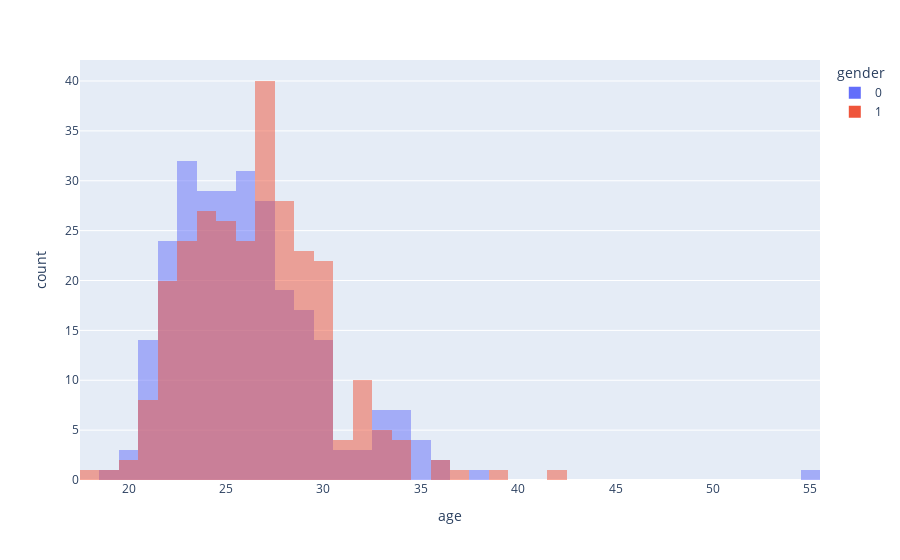
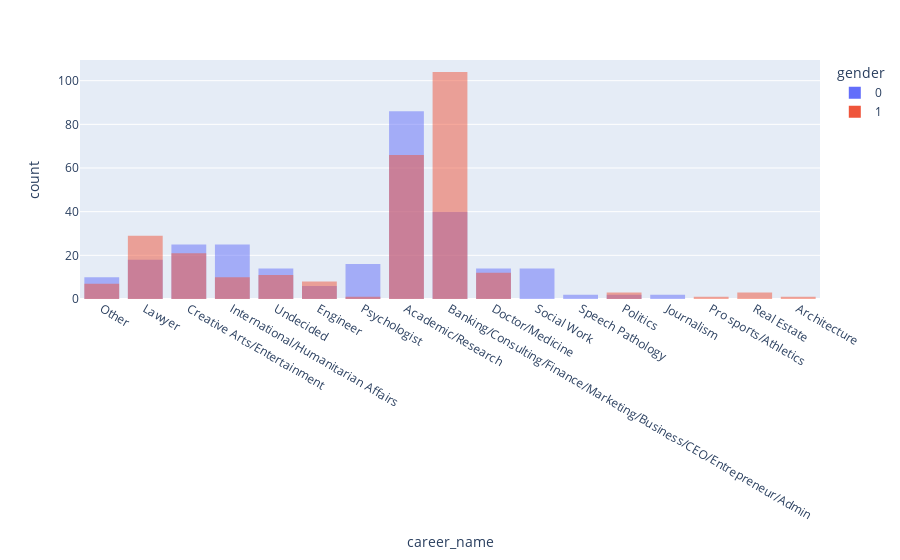
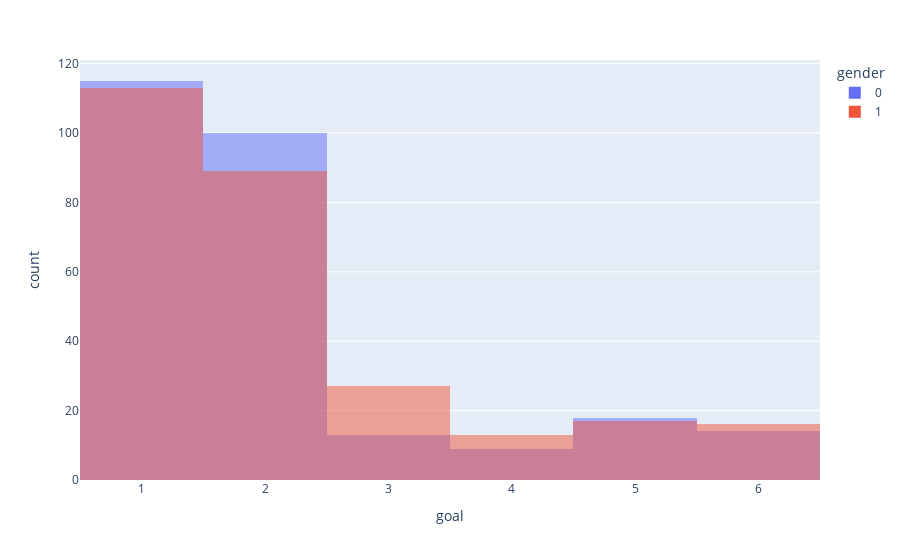

The notebook cell these images were saved under, in order:
### Markdown cell above
## 4. Visualizations

Visualizations in this section are mainly for exploring the data and getting a sense of outputs. Visualizations used on the website are generated from json data created in section 5.

### Code cell
# histogram of frequency of input column
inputs = ['age','career_name','goal']

for input in inputs:
    fig = px.histogram(df_uniq_id, x=input, color='gender', barmode='overlay')
    fig.show()
    #pyo.plot(fig, filename=input + '_histogram.html')

### Figure 1 — Plotly figure (JSON) as saved in the notebook; plotly's stock layout.template omitted (floating-point values rounded to 4 significant figures; data arrays with more than 128 entries replaced by an {"elided": "..."} marker saying what was removed)
{"data": [{"alignmentgroup": "True", "bingroup": "x", "hovertemplate": "gender=0<br>age=%{x}<br>count=%{y}<extra></extra>", "legendgroup": "0", "marker": {"color": "#636efa", "opacity": 0.5, "pattern": {"shape": ""}}, "name": "0", "offsetgroup": "0", "orientation": "v", "showlegend": true, "type": "histogram", "x": {"elided": "274 int values"}, "xaxis": "x", "yaxis": "y"}, {"alignmentgroup": "True", "bingroup": "x", "hovertemplate": "gender=1<br>age=%{x}<br>count=%{y}<extra></extra>", "legendgroup": "1", "marker": {"color": "#EF553B", "opacity": 0.5, "pattern": {"shape": ""}}, "name": "1", "offsetgroup": "1", "orientation": "v", "showlegend": true, "type": "histogram", "x": {"elided": "277 int values"}, "xaxis": "x", "yaxis": "y"}], "layout": {"barmode": "overlay", "legend": {"title": {"text": "gender"}, "tracegroupgap": 0}, "margin": {"t": 60}, "xaxis": {"anchor": "y", "domain": [0, 1], "title": {"text": "age"}}, "yaxis": {"anchor": "x", "domain": [0, 1], "title": {"text": "count"}}}}

### Figure 2 — Plotly figure (JSON) as saved in the notebook; plotly's stock layout.template omitted (floating-point values rounded to 4 significant figures; data arrays with more than 128 entries replaced by an {"elided": "..."} marker saying what was removed)
{"data": [{"alignmentgroup": "True", "bingroup": "x", "hovertemplate": "gender=0<br>career_name=%{x}<br>count=%{y}<extra></extra>", "legendgroup": "0", "marker": {"color": "#636efa", "opacity": 0.5, "pattern": {"shape": ""}}, "name": "0", "offsetgroup": "0", "orientation": "v", "showlegend": true, "type": "histogram", "x": {"elided": "274 str values"}, "xaxis": "x", "yaxis": "y"}, {"alignmentgroup": "True", "bingroup": "x", "hovertemplate": "gender=1<br>career_name=%{x}<br>count=%{y}<extra></extra>", "legendgroup": "1", "marker": {"color": "#EF553B", "opacity": 0.5, "pattern": {"shape": ""}}, "name": "1", "offsetgroup": "1", "orientation": "v", "showlegend": true, "type": "histogram", "x": {"elided": "277 str values"}, "xaxis": "x", "yaxis": "y"}], "layout": {"barmode": "overlay", "legend": {"title": {"text": "gender"}, "tracegroupgap": 0}, "margin": {"t": 60}, "xaxis": {"anchor": "y", "domain": [0, 1], "title": {"text": "career_name"}}, "yaxis": {"anchor": "x", "domain": [0, 1], "title": {"text": "count"}}}}

### Figure 3 — Plotly figure (JSON) as saved in the notebook; plotly's stock layout.template omitted (floating-point values rounded to 4 significant figures; data arrays with more than 128 entries replaced by an {"elided": "..."} marker saying what was removed)
{"data": [{"alignmentgroup": "True", "bingroup": "x", "hovertemplate": "gender=0<br>goal=%{x}<br>count=%{y}<extra></extra>", "legendgroup": "0", "marker": {"color": "#636efa", "opacity": 0.5, "pattern": {"shape": ""}}, "name": "0", "offsetgroup": "0", "orientation": "v", "showlegend": true, "type": "histogram", "x": {"elided": "274 int values"}, "xaxis": "x", "yaxis": "y"}, {"alignmentgroup": "True", "bingroup": "x", "hovertemplate": "gender=1<br>goal=%{x}<br>count=%{y}<extra></extra>", "legendgroup": "1", "marker": {"color": "#EF553B", "opacity": 0.5, "pattern": {"shape": ""}}, "name": "1", "offsetgroup": "1", "orientation": "v", "showlegend": true, "type": "histogram", "x": {"elided": "277 int values"}, "xaxis": "x", "yaxis": "y"}], "layout": {"barmode": "overlay", "legend": {"title": {"text": "gender"}, "tracegroupgap": 0}, "margin": {"t": 60}, "xaxis": {"anchor": "y", "domain": [0, 1], "title": {"text": "goal"}}, "yaxis": {"anchor": "x", "domain": [0, 1], "title": {"text": "count"}}}}
